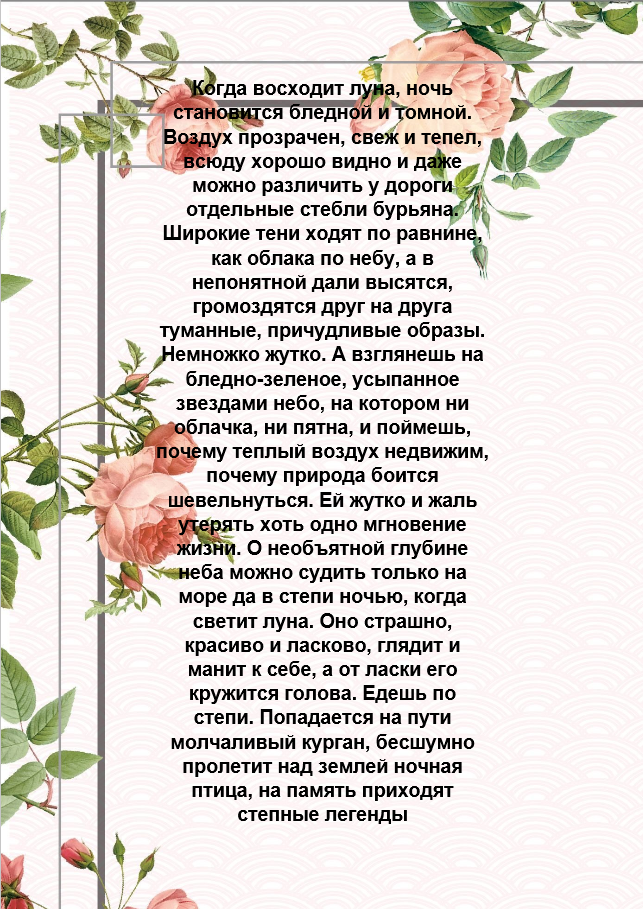
#> input picture testingset/18.png, 643 x 909 px, found by its file name
$ python GenerateValidationPictures.py
#> lines starting #> are read from the running program, lines starting #| are printed output that depends on the picture; after the words box and inside, x2 and y2 are one past the last pixel; in counts of white or black regions, pixels touching at a corner belong together
### adaptive_binarizer.py
from typing import Tuple
import cv2
import numpy as np


# https://stackoverflow.com/questions/56905592/
class AdaptiveBinarizer:
    def __init__(self, block_size: int = 40, delta: int = 40) -> None:
        self.block_size = block_size
        self.delta = delta

    # [26 lines left out: functions binarize, adjust_gamma, preprocess, postprocess, not called in this run]

    def get_block_index(self, image_shape: Tuple[int, int], yx: Tuple[int, int]) -> np.ndarray:
        y = np.arange(max(0, yx[0] - self.block_size), min(image_shape[0], yx[0] + self.block_size))
        x = np.arange(max(0, yx[1] - self.block_size), min(image_shape[1], yx[1] + self.block_size))
        return np.meshgrid(y, x)

    # [26 lines left out: functions _adaptive_median_threshold, block_image_process, get_mask, not called in this run]

    def _sigmoid(self, x: np.ndarray, orig: np.ndarray, rad: float) -> np.ndarray:
        k = np.exp((x - orig) * 5 / rad)
        return k / (k + 1.)

    # [51 lines left out: functions _combine_block, combine_block_image_process, not called in this run]

### GenerateValidationPictures.py
import cv2
import numpy as np
from PIL import Image
import adaptive_binarizer as ab
import random

image = cv2.imread("dataset/text13/18.png")  #Адрес картинки, на которую хотим наложить фон из маленьких прямоугольников
#> image is the input picture: shape (909, 643, 3); mean B, G, R 207.2, 212.9, 218.9
sr = np.zeros_like(image)
bl, g, r = cv2.split(sr)
#> bl: shape (909, 643); every value is 0
#> sr: shape (909, 643, 3); every value is 0

a = random.randint(3, 10)
b = random.randint(220, 250)

obj = ab.AdaptiveBinarizer(900, 70)

for row in range(0, bl.shape[0], 900):
   for col in range(0, bl.shape[1], 900):
        block_idx = obj.get_block_index(bl.shape, (row, col))
        bl[tuple(block_idx)] = bl[tuple(block_idx)] - random.randint(0, 255)
        break
   break
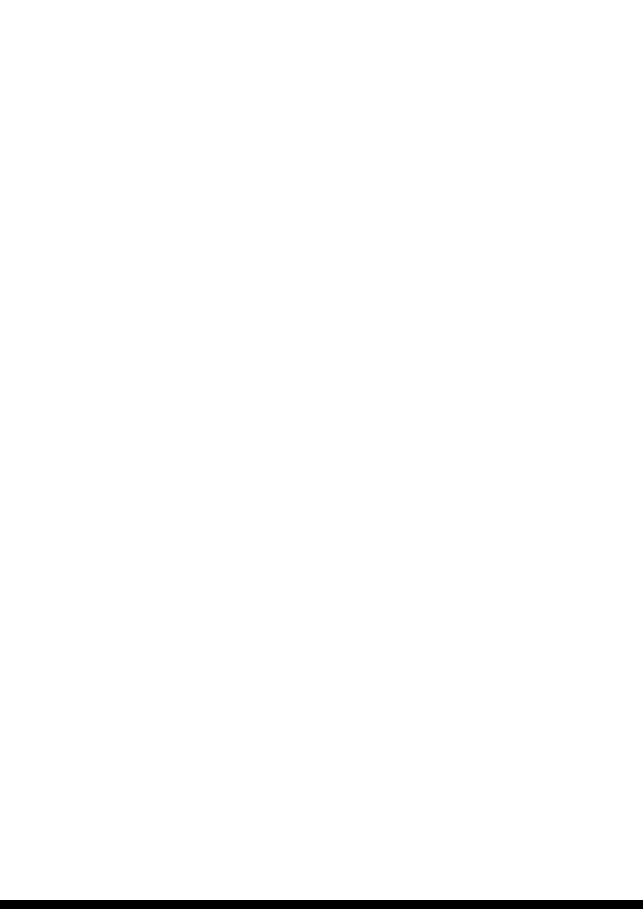
#> bl: shape (909, 643); values 0 (black) and 41 (white), 99% white; 1 black region, box (x1, y1, x2, y2) and area: (0, 900, 643, 909) 5787

for row in range(0, g.shape[0], a):
   for col in range(0, g.shape[1], b):
        block_idx = obj.get_block_index(g.shape, (row, col))
        g[tuple(block_idx)] = g[tuple(block_idx)] - random.randint(0, 255)

for row in range(0, r.shape[0], a):
    for col in range(0, r.shape[1], b):
        block_idx = obj.get_block_index(r.shape, (row, col))
        r[tuple(block_idx)] = r[tuple(block_idx)] - random.randint(0, 255)

imageback = cv2.merge([r, g, bl])
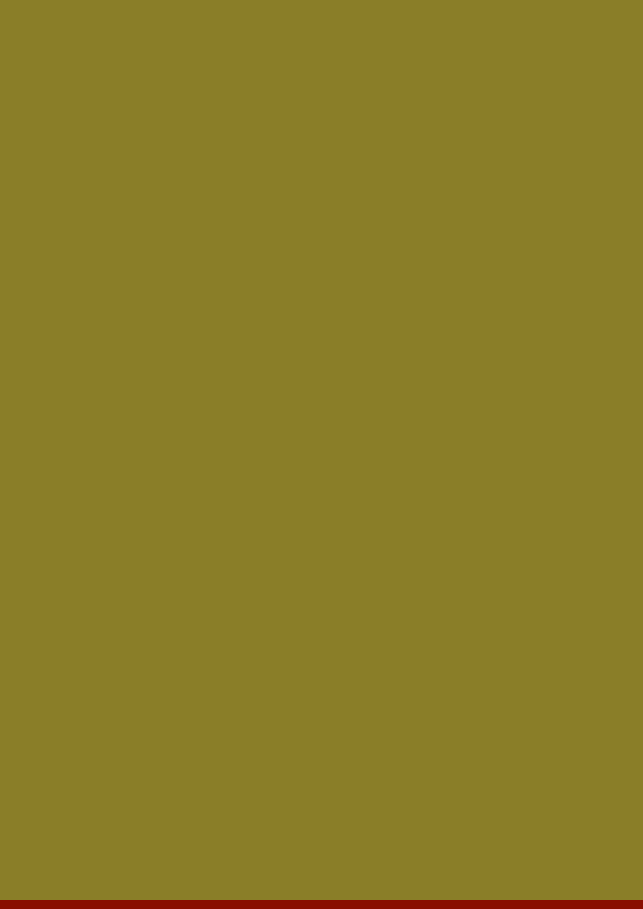
#> imageback: shape (909, 643, 3); mean R, G, B 138, 124.9, 40.6
result = Image.fromarray(imageback)
result.save('dataset/text11/00.png') # куда хотим сохранить результат

$ run again, with testingset/1.png copied over testingset/18.png
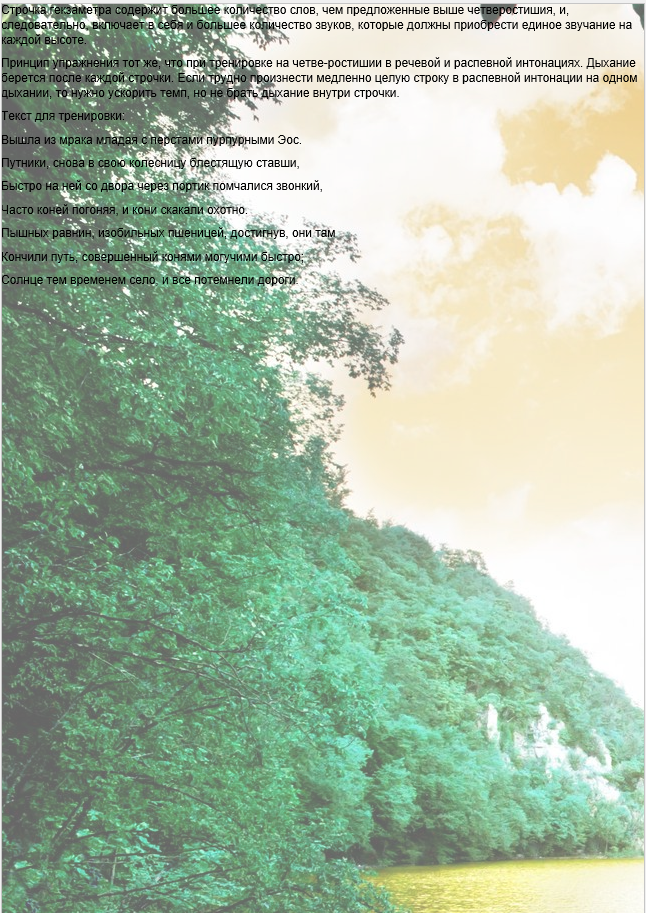
#> input picture testingset/1.png, 646 x 913 px, found by its file name
#> image is the input picture: shape (913, 646, 3); mean B, G, R 163.7, 185.9, 166.2
#> sr: shape (913, 646, 3); every value is 0
#> after the loop `for row in range(0, bl.shape[0], 900):`:
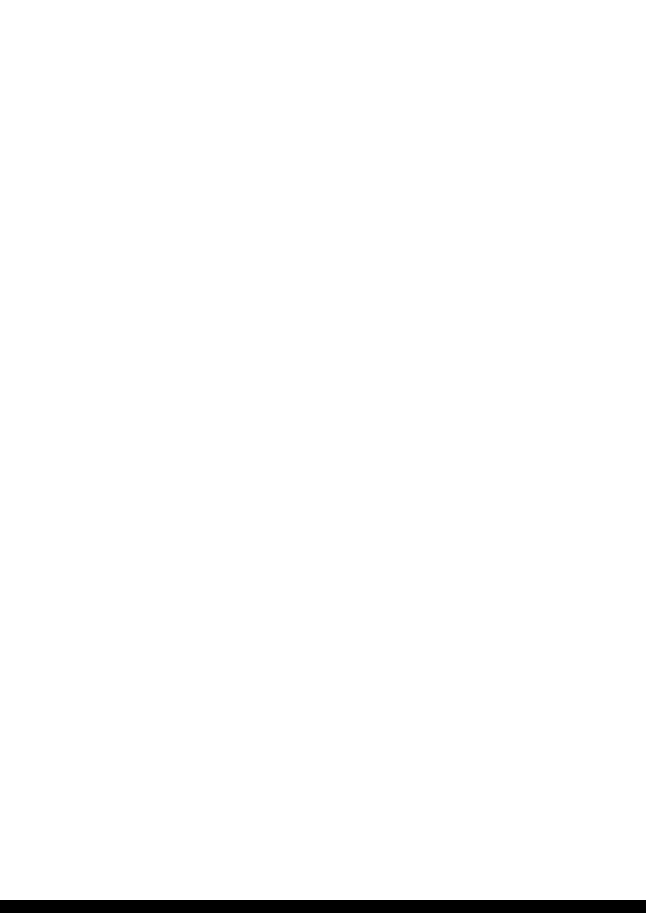
#> bl: shape (913, 646); values 0 (black) and 41 (white), 98.6% white; 1 black region, box (x1, y1, x2, y2) and area: (0, 900, 646, 913) 8398
#> `imageback = cv2.merge([r, g, bl])`:
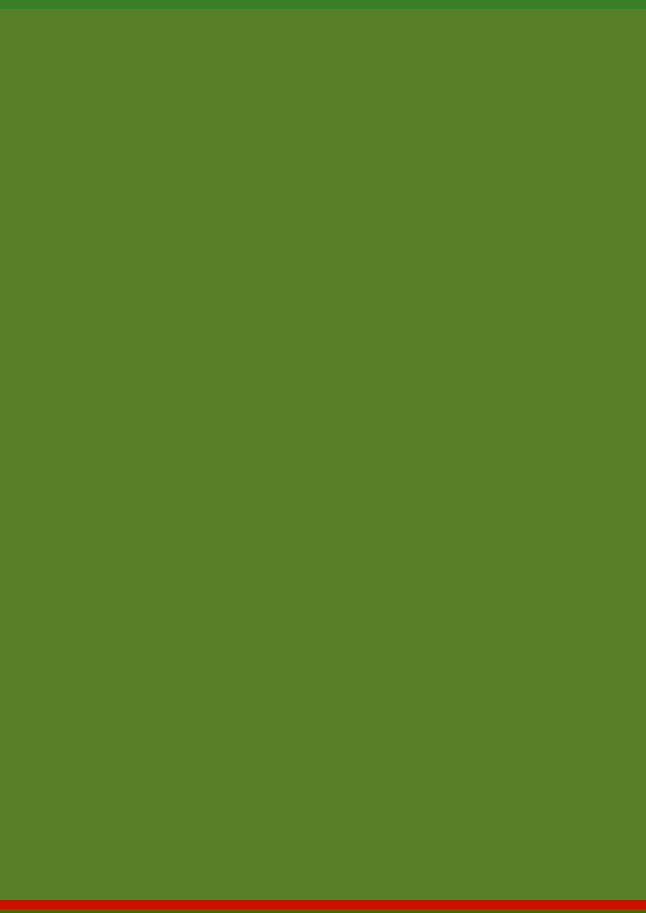
#> imageback: shape (913, 646, 3); mean R, G, B 90.7, 125.8, 40.4
